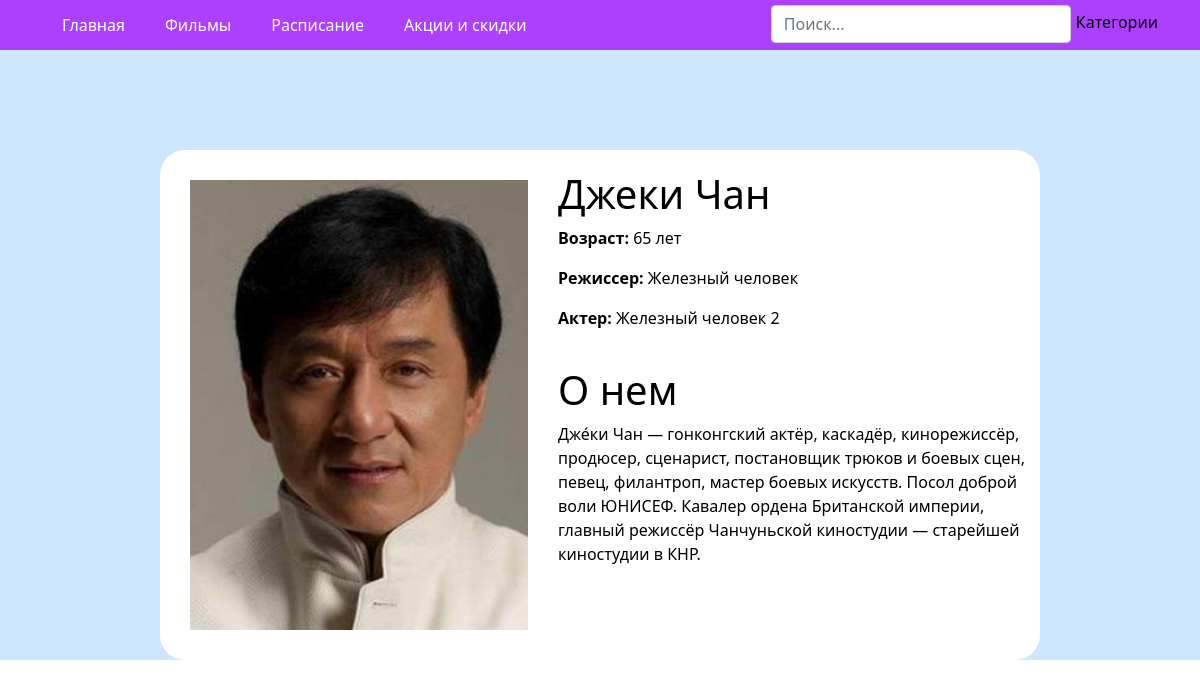
Screenshot of /actor/Джеки Чан/ with the database file from the repository.
### main/models.py (models this page shows, shortened)
class Actor(models.Model):
    name = models.CharField("Имя", max_length=100)
    age = models.PositiveSmallIntegerField("Возраст", default=0)
    description = models.TextField("Описание")
    image = models.ImageField("Изображение", upload_to="actors/")
    class Meta:
        verbose_name = "Актеры и режиссеры"
        verbose_name_plural = "Актеры и режиссеры"

class Movie(models.Model):
    title = models.CharField("Название", max_length=100)
    tagline = models.CharField("Слоган", max_length=100, default='')
    description = models.TextField("Описание")
    poster = models.ImageField("Постер", upload_to="movies/")
    year = models.PositiveSmallIntegerField("Дата выхода", default=2000)
    country = models.CharField("Страна", max_length=30)
    directors = models.ManyToManyField(Actor, verbose_name="режиссер", related_name="film_director")
    actors = models.ManyToManyField(Actor, verbose_name="актеры", related_name="film_actor")
    genres = models.ManyToManyField(Genre, verbose_name="жанры")
    world_premiere = models.DateField("Примьера в мире", default=date.today)
    budget = models.PositiveIntegerField("Бюджет", default=0,
                                         help_text="указывать сумму в долларах")
    fees_in_usa = models.PositiveIntegerField(
        "Сборы в США", default=0, help_text="указывать сумму в долларах"
    )
    fess_in_world = models.PositiveIntegerField(
        "Сборы в мире", default=0, help_text="указывать сумму в долларах"
    )
    category = models.ForeignKey(
        Category, verbose_name="Категория", on_delete=models.SET_NULL, null=True
    )
    url = models.SlugField(max_length=130, unique=True)
    draft = models.BooleanField("Черновик", default=False)
    class Meta:
        verbose_name = "Фильм"
        verbose_name_plural = "Фильмы"

### main/views.py (the view)
# urls.py: path('actor/<str:slug>/', views.ActorViews.as_view(), name = 'actor_detail'),
class ActorViews(DetailView):
    model = Actor
    template_name = "main/actor.html"
    slug_field = "name"

### main/templates/main/actor.html (shortened to what this page needs)
{% extends 'main/base.html' %}
{% load static %}
{% block content %}
<div class="m">
    <div class="movies">
        <div class="desc">
            <div class="movie-one">
                <img src="{{ actor.image.url }}">
            </div>
            <div>
                <h1>{{actor.name}}</h1>
            <p><b>Возраст: </b>{{actor.age}} лет</p>
            <p><b>Режиссер: </b>
            {% for movie in actor.film_director.all %}
                {{movie.title}}
            {% endfor %}
            </p>
            <p><b>Актер: </b>
            {% for movie in actor.film_actor.all %}
                {{movie.title}}
            {% endfor %}
            </p>
        </div>
        <div class="desc1">
            <h1>О нем</h1>
            <p>{{actor.description}}</p>
        </div>
</div>
{% endblock %}

### rows the page displays
Actor: image (picture), name "Джеки Чан", age "65", description "Дже́ки Чан — гонконгский актёр, каскадёр, кинорежиссёр, продюсер, сценарист, постановщик трюков и боевых сцен, певец, филантроп, мастер боевых искусств. Посол доброй воли ЮНИСЕФ. Кавалер ордена Британской империи, главный режиссёр Чанчуньской киностудии — старейшей киностудии в КНР."
Movie: title "Железный человек"
Movie: title "Железный человек 2"
